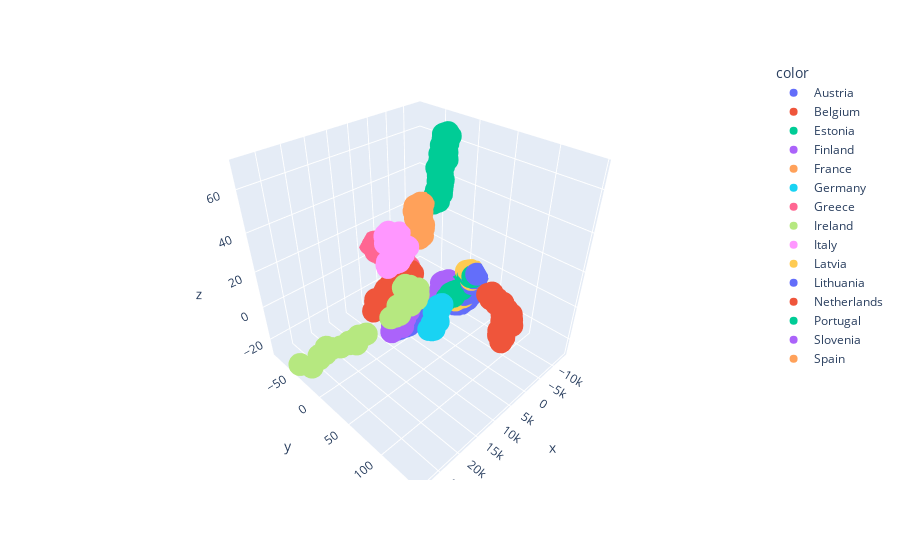

This figure's notebook cell:
### Code cell
'''
PCA
'''
X = big_data.values
y = labels

pca = PCA(n_components=3, svd_solver='full')
X_r = pca.fit_transform(X)

scatter3d(X_r, labels)
